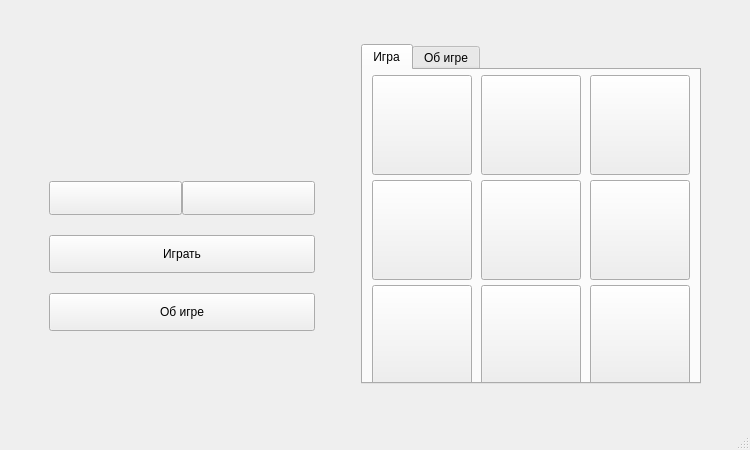
<?xml version="1.0" encoding="UTF-8"?>
<ui version="4.0">
 <class>Cross_and_nulls</class>
 <widget class="QMainWindow" name="Cross_and_nulls">
  <property name="geometry">
   <rect>
    <x>0</x>
    <y>0</y>
    <width>750</width>
    <height>450</height>
   </rect>
  </property>
  <property name="minimumSize">
   <size>
    <width>680</width>
    <height>0</height>
   </size>
  </property>
  <property name="maximumSize">
   <size>
    <width>750</width>
    <height>450</height>
   </size>
  </property>
  <property name="windowTitle">
   <string>Крестики/Нолики</string>
  </property>
  <property name="windowIcon">
   <iconset resource="resources.qrc">
    <normaloff>:/resources/images/title_ico.png</normaloff>:/resources/images/title_ico.png</iconset>
  </property>
  <property name="styleSheet">
   <string notr="true"/>
  </property>
  <widget class="QWidget" name="centralwidget">
   <layout class="QHBoxLayout" name="horizontalLayout_2">
    <item>
     <spacer name="horizontalSpacer_2">
      <property name="orientation">
       <enum>Qt::Horizontal</enum>
      </property>
      <property name="sizeType">
       <enum>QSizePolicy::Fixed</enum>
      </property>
      <property name="sizeHint" stdset="0">
       <size>
        <width>40</width>
        <height>20</height>
       </size>
      </property>
     </spacer>
    </item>
    <item>
     <layout class="QVBoxLayout" name="verticalLayout">
      <property name="spacing">
       <number>20</number>
      </property>
      <item>
       <spacer name="verticalSpacer_2">
        <property name="orientation">
         <enum>Qt::Vertical</enum>
        </property>
        <property name="sizeHint" stdset="0">
         <size>
          <width>20</width>
          <height>40</height>
         </size>
        </property>
       </spacer>
      </item>
      <item>
       <widget class="QLabel" name="Game_label">
        <property name="maximumSize">
         <size>
          <width>16777215</width>
          <height>16777215</height>
         </size>
        </property>
        <property name="text">
         <string/>
        </property>
        <property name="pixmap">
         <pixmap resource="resources.qrc">:/resources/images/name.png</pixmap>
        </property>
        <property name="alignment">
         <set>Qt::AlignCenter</set>
        </property>
       </widget>
      </item>
      <item>
       <widget class="QLabel" name="Label_result">
        <property name="sizePolicy">
         <sizepolicy hsizetype="Preferred" vsizetype="Fixed">
          <horstretch>0</horstretch>
          <verstretch>0</verstretch>
         </sizepolicy>
        </property>
        <property name="minimumSize">
         <size>
          <width>0</width>
          <height>30</height>
         </size>
        </property>
        <property name="styleSheet">
         <string notr="true">border-radius:3px;</string>
        </property>
        <property name="text">
         <string/>
        </property>
        <property name="alignment">
         <set>Qt::AlignCenter</set>
        </property>
       </widget>
      </item>
      <item>
       <layout class="QHBoxLayout" name="horizontalLayout">
        <property name="spacing">
         <number>0</number>
        </property>
        <item>
         <widget class="QPushButton" name="Button_selectSide_Left">
          <property name="minimumSize">
           <size>
            <width>0</width>
            <height>34</height>
           </size>
          </property>
          <property name="styleSheet">
           <string notr="true">image: url(:/resources/images/cross_small.png);</string>
          </property>
          <property name="text">
           <string/>
          </property>
         </widget>
        </item>
        <item>
         <widget class="QPushButton" name="Button_selectSide_Right">
          <property name="minimumSize">
           <size>
            <width>0</width>
            <height>34</height>
           </size>
          </property>
          <property name="styleSheet">
           <string notr="true">image: url(:/resources/images/zero_small.png);</string>
          </property>
          <property name="text">
           <string/>
          </property>
         </widget>
        </item>
       </layout>
      </item>
      <item>
       <widget class="QPushButton" name="Button_play">
        <property name="minimumSize">
         <size>
          <width>0</width>
          <height>38</height>
         </size>
        </property>
        <property name="styleSheet">
         <string notr="true"/>
        </property>
        <property name="text">
         <string>Играть</string>
        </property>
       </widget>
      </item>
      <item>
       <widget class="QPushButton" name="Button_about">
        <property name="minimumSize">
         <size>
          <width>0</width>
          <height>38</height>
         </size>
        </property>
        <property name="text">
         <string>Об игре</string>
        </property>
       </widget>
      </item>
      <item>
       <spacer name="verticalSpacer">
        <property name="orientation">
         <enum>Qt::Vertical</enum>
        </property>
        <property name="sizeHint" stdset="0">
         <size>
          <width>20</width>
          <height>40</height>
         </size>
        </property>
       </spacer>
      </item>
     </layout>
    </item>
    <item>
     <spacer name="horizontalSpacer">
      <property name="orientation">
       <enum>Qt::Horizontal</enum>
      </property>
      <property name="sizeType">
       <enum>QSizePolicy::Fixed</enum>
      </property>
      <property name="sizeHint" stdset="0">
       <size>
        <width>40</width>
        <height>15</height>
       </size>
      </property>
     </spacer>
    </item>
    <item>
     <widget class="QTabWidget" name="tabWidget">
      <property name="enabled">
       <bool>true</bool>
      </property>
      <property name="minimumSize">
       <size>
        <width>340</width>
        <height>340</height>
       </size>
      </property>
      <property name="maximumSize">
       <size>
        <width>340</width>
        <height>340</height>
       </size>
      </property>
      <property name="autoFillBackground">
       <bool>false</bool>
      </property>
      <property name="styleSheet">
       <string notr="true"/>
      </property>
      <property name="currentIndex">
       <number>0</number>
      </property>
      <widget class="QWidget" name="tab">
       <property name="sizePolicy">
        <sizepolicy hsizetype="Preferred" vsizetype="Preferred">
         <horstretch>0</horstretch>
         <verstretch>0</verstretch>
        </sizepolicy>
       </property>
       <property name="minimumSize">
        <size>
         <width>320</width>
         <height>320</height>
        </size>
       </property>
       <property name="styleSheet">
        <string notr="true"/>
       </property>
       <attribute name="title">
        <string>Игра</string>
       </attribute>
       <layout class="QGridLayout" name="gridLayout">
        <property name="leftMargin">
         <number>4</number>
        </property>
        <property name="topMargin">
         <number>4</number>
        </property>
        <property name="rightMargin">
         <number>4</number>
        </property>
        <property name="bottomMargin">
         <number>4</number>
        </property>
        <property name="spacing">
         <number>4</number>
        </property>
        <item row="1" column="2">
         <widget class="QPushButton" name="GameButton_1_2">
          <property name="sizePolicy">
           <sizepolicy hsizetype="Fixed" vsizetype="Fixed">
            <horstretch>0</horstretch>
            <verstretch>0</verstretch>
           </sizepolicy>
          </property>
          <property name="minimumSize">
           <size>
            <width>100</width>
            <height>100</height>
           </size>
          </property>
          <property name="styleSheet">
           <string notr="true"/>
          </property>
          <property name="text">
           <string/>
          </property>
         </widget>
        </item>
        <item row="1" column="1">
         <widget class="QPushButton" name="GameButton_1_1">
          <property name="sizePolicy">
           <sizepolicy hsizetype="Fixed" vsizetype="Fixed">
            <horstretch>0</horstretch>
            <verstretch>0</verstretch>
           </sizepolicy>
          </property>
          <property name="minimumSize">
           <size>
            <width>100</width>
            <height>100</height>
           </size>
          </property>
          <property name="styleSheet">
           <string notr="true"/>
          </property>
          <property name="text">
           <string/>
          </property>
         </widget>
        </item>
        <item row="2" column="2">
         <widget class="QPushButton" name="GameButton_2_2">
          <property name="sizePolicy">
           <sizepolicy hsizetype="Fixed" vsizetype="Fixed">
            <horstretch>0</horstretch>
            <verstretch>0</verstretch>
           </sizepolicy>
          </property>
          <property name="minimumSize">
           <size>
            <width>100</width>
            <height>100</height>
           </size>
          </property>
          <property name="styleSheet">
           <string notr="true"/>
          </property>
          <property name="text">
           <string/>
          </property>
         </widget>
        </item>
        <item row="0" column="2">
         <widget class="QPushButton" name="GameButton_0_2">
          <property name="sizePolicy">
           <sizepolicy hsizetype="Fixed" vsizetype="Fixed">
            <horstretch>0</horstretch>
            <verstretch>0</verstretch>
           </sizepolicy>
          </property>
          <property name="minimumSize">
           <size>
            <width>100</width>
            <height>100</height>
           </size>
          </property>
          <property name="styleSheet">
           <string notr="true"/>
          </property>
          <property name="text">
           <string/>
          </property>
         </widget>
        </item>
        <item row="0" column="1">
         <widget class="QPushButton" name="GameButton_0_1">
          <property name="sizePolicy">
           <sizepolicy hsizetype="Fixed" vsizetype="Fixed">
            <horstretch>0</horstretch>
            <verstretch>0</verstretch>
           </sizepolicy>
          </property>
          <property name="minimumSize">
           <size>
            <width>100</width>
            <height>100</height>
           </size>
          </property>
          <property name="styleSheet">
           <string notr="true"/>
          </property>
          <property name="text">
           <string/>
          </property>
         </widget>
        </item>
        <item row="1" column="0">
         <widget class="QPushButton" name="GameButton_1_0">
          <property name="sizePolicy">
           <sizepolicy hsizetype="Fixed" vsizetype="Fixed">
            <horstretch>0</horstretch>
            <verstretch>0</verstretch>
           </sizepolicy>
          </property>
          <property name="minimumSize">
           <size>
            <width>100</width>
            <height>100</height>
           </size>
          </property>
          <property name="styleSheet">
           <string notr="true"/>
          </property>
          <property name="text">
           <string/>
          </property>
         </widget>
        </item>
        <item row="2" column="1">
         <widget class="QPushButton" name="GameButton_2_1">
          <property name="sizePolicy">
           <sizepolicy hsizetype="Fixed" vsizetype="Fixed">
            <horstretch>0</horstretch>
            <verstretch>0</verstretch>
           </sizepolicy>
          </property>
          <property name="minimumSize">
           <size>
            <width>100</width>
            <height>100</height>
           </size>
          </property>
          <property name="styleSheet">
           <string notr="true"/>
          </property>
          <property name="text">
           <string/>
          </property>
         </widget>
        </item>
        <item row="0" column="0">
         <widget class="QPushButton" name="GameButton_0_0">
          <property name="sizePolicy">
           <sizepolicy hsizetype="Fixed" vsizetype="Fixed">
            <horstretch>0</horstretch>
            <verstretch>0</verstretch>
           </sizepolicy>
          </property>
          <property name="minimumSize">
           <size>
            <width>100</width>
            <height>100</height>
           </size>
          </property>
          <property name="styleSheet">
           <string notr="true"/>
          </property>
          <property name="text">
           <string/>
          </property>
         </widget>
        </item>
        <item row="2" column="0">
         <widget class="QPushButton" name="GameButton_2_0">
          <property name="sizePolicy">
           <sizepolicy hsizetype="Fixed" vsizetype="Fixed">
            <horstretch>0</horstretch>
            <verstretch>0</verstretch>
           </sizepolicy>
          </property>
          <property name="minimumSize">
           <size>
            <width>100</width>
            <height>100</height>
           </size>
          </property>
          <property name="styleSheet">
           <string notr="true"/>
          </property>
          <property name="text">
           <string/>
          </property>
         </widget>
        </item>
       </layout>
      </widget>
      <widget class="QWidget" name="tab_2">
       <attribute name="title">
        <string>Об игре</string>
       </attribute>
       <layout class="QGridLayout" name="gridLayout_3">
        <item row="0" column="0">
         <widget class="QLabel" name="about_game_text">
          <property name="font">
           <font>
            <family>Roboto Medium</family>
            <pointsize>-1</pointsize>
            <italic>false</italic>
            <bold>false</bold>
            <underline>false</underline>
           </font>
          </property>
          <property name="styleSheet">
           <string notr="true">font-family: 'Roboto Medium';
font-size: 15px;</string>
          </property>
          <property name="text">
           <string>Правила игры:                                                     В данной игре есть 2 команды: крестики и нолики. Смысл в том, чтобы одна из комманд заняла три поля в ряд или в диагональ</string>
          </property>
          <property name="alignment">
           <set>Qt::AlignLeading|Qt::AlignLeft|Qt::AlignTop</set>
          </property>
          <property name="wordWrap">
           <bool>true</bool>
          </property>
         </widget>
        </item>
       </layout>
      </widget>
     </widget>
    </item>
    <item>
     <spacer name="horizontalSpacer_3">
      <property name="orientation">
       <enum>Qt::Horizontal</enum>
      </property>
      <property name="sizeType">
       <enum>QSizePolicy::Fixed</enum>
      </property>
      <property name="sizeHint" stdset="0">
       <size>
        <width>40</width>
        <height>10</height>
       </size>
      </property>
     </spacer>
    </item>
   </layout>
  </widget>
  <widget class="QMenuBar" name="menubar">
   <property name="geometry">
    <rect>
     <x>0</x>
     <y>0</y>
     <width>750</width>
     <height>26</height>
    </rect>
   </property>
  </widget>
  <widget class="QStatusBar" name="statusbar"/>
 </widget>
 <resources>
  <include location="resources.qrc"/>
 </resources>
 <connections/>
</ui>
